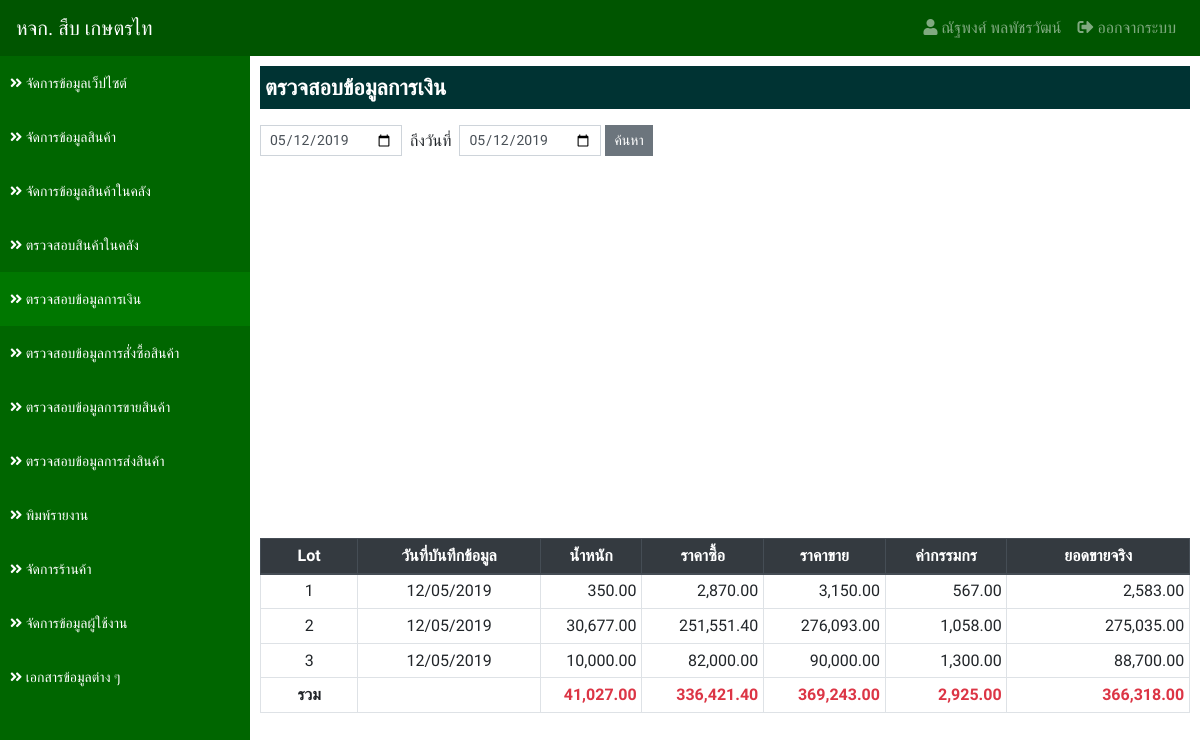
/?app=datatransfer&action=finance (signed in), run on an earlier commit of the app's database.
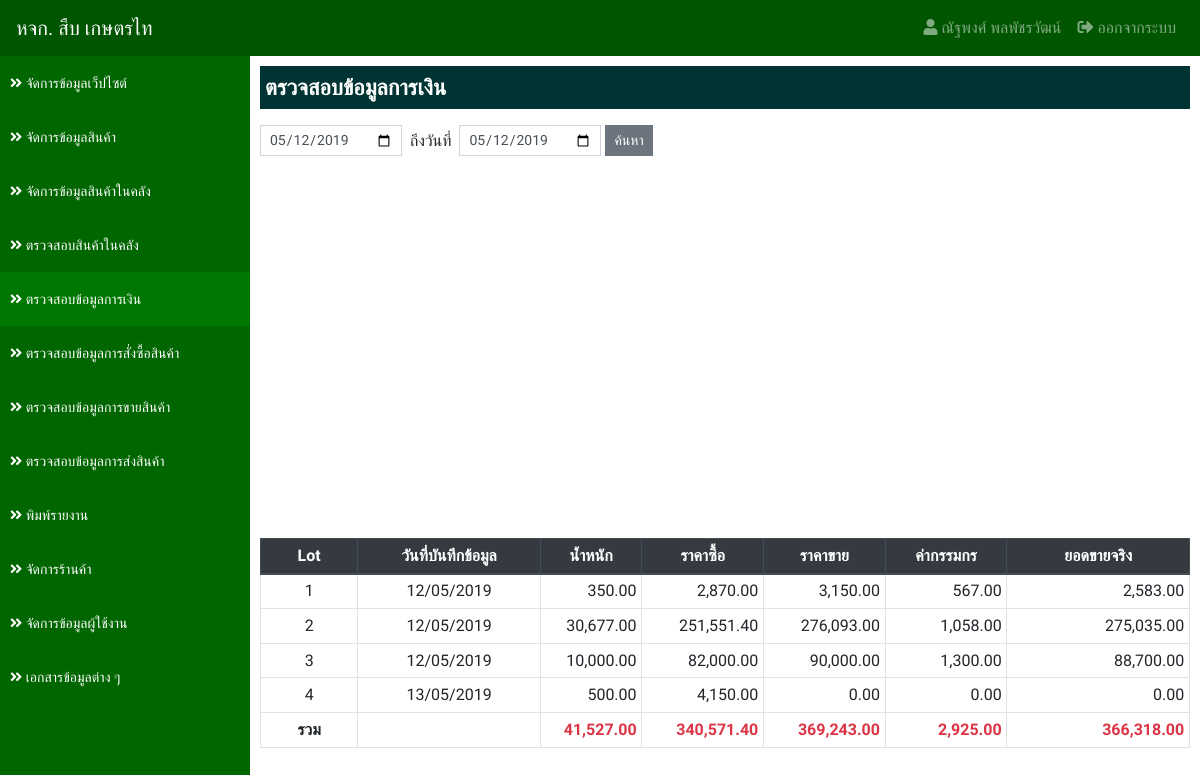
And on a later commit of the database.
### tables this page shows
CREATE TABLE `lot_tb` (
  `lot_id` int(11) NOT NULL,
  `products_id` int(11) NOT NULL COMMENT 'รหัสสินค้า',
  `lot_date` date NOT NULL COMMENT 'วันที่ซื้อสินค้า',
  `lot_weight` decimal(10,2) NOT NULL COMMENT 'น้ำหนัก',
  `lot_price_buy` decimal(10,2) NOT NULL COMMENT 'ราคาซื้อ',
  `store_buy_id` int(11) NOT NULL COMMENT 'ซื้อกับ',
  `lot_price_sale` decimal(10,2) NOT NULL COMMENT 'ราคาขาย',
  `lot_date_sale` date NOT NULL COMMENT 'วันที่ขาย',
  `store_sale_id` int(11) NOT NULL COMMENT 'ขายให้กับ',
  `lot_status` int(1) NOT NULL DEFAULT '1' COMMENT 'สถานะ 1.ยังไม่ได้ขาย 2.ขายแล้ว',
  `lot_transfer` int(1) NOT NULL DEFAULT '1' COMMENT 'สถานะการส่ง 1.ยังไม่ได้ส่ง 2.ส่งเรียบร้อยแล้ว',
  `lot_transfer_date` date NOT NULL COMMENT 'วันที่ส่งสินค้า',
  `lot_other` decimal(10,2) NOT NULL COMMENT 'ค่ากรรมกร',
  `lot_fitby` int(11) NOT NULL COMMENT 'ผู้บันทึก',
  `lot_fitdate` datetime NOT NULL COMMENT 'บันทึกเมื่อ'
);

### applications/connect_db.php (called while the page is built, shortened)
<?php
    $serveName      = "localhost";
    $userConect     = "root";
    $passConnect    = "";
    $DB             = "sub_data";
    $conn           = new mysqli($serveName, $userConect, $passConnect, $DB);
    $conn->set_charset("utf8");
    $protocol       = (!empty($_SERVER['HTTPS']) && $_SERVER['HTTPS'] !== 'off' || $_SERVER['SERVER_PORT'] == 443) ? "https://" : "http://";
    $domain         = $protocol.$_SERVER['HTTP_HOST']."/project01";
    function select_db($sql) {
        Global $conn;
        return $conn->query($sql);
    }
?>

### applications/datatransfer/finance.php (the view, shortened to what this page needs)
<?php
if (empty($_POST['date_start']) && empty($_POST['date_end'])) {
    $dateStart = date('Y-m-d');
    $dateEnd = date('Y-m-d');
} else {
    $dateStart = $_POST['date_start'];
    $dateEnd = $_POST['date_end'];
}
$result = select_db("
    SELECT
        lot_tb.*,
        store_tb.store_name
    FROM
        lot_tb
    INNER JOIN store_tb ON lot_tb.store_buy_id = store_tb.store_id
    WHERE
        lot_tb.lot_fitdate BETWEEN '$dateStart 00:00:00' AND '$dateEnd 23:59:59'
    ORDER BY
        lot_tb.lot_fitdate ASC
");
?>
<div class="detail">
    <p class="title">ตรวจสอบข้อมูลการเงิน</p>
    <form action="" class="form-inline" method="POST">
        <div class="input-group mb-3">
            <input type="date" name="date_start" value="<?=$dateStart?>" class="form-control form-control-sm">
            <div class="mt-1">&nbsp; ถึงวันที่ &nbsp;</div>
            <input type="date" name="date_end" value="<?=$dateEnd?>" class="form-control form-control-sm">&nbsp;
            <button type="submit" class="btn btn-secondary btn-sm">ค้นหา</button>
        </div>
    </form>
    <div id="barchart_material" style="width: 100%; height: 350px;" class="mb-3"></div>
    <table class="table table-bordered table-hover table-sm">
        <thead class="thead-dark">
            <tr>
                <th class="text-center" style="width: 80px;">Lot</th>
                <th class="text-center" style="width: 150px;">วันที่บันทึกข้อมูล</th>
                <th class="text-center" style="width: 80px;">น้ำหนัก</th>
                <th class="text-center" style="width: 100px;">ราคาซื้อ</th>
                <th class="text-center" style="width: 100px;">ราคาขาย</th>
                <th class="text-center" style="width: 100px;">ค่ากรรมกร</th>
                <th class="text-center" style="width: 150px;">ยอดขายจริง</th>
            </tr>
        </thead>
        <tbody>
        <?php
            if ($result->num_rows > 0) {
                $buyFinance     = 0;
                $saleFinance    = 0;
                $weightFinance  = 0;
                $otherFinance   = 0;
                $totalFinance   = 0;
                while($row = $result->fetch_assoc()) {
                    $weightFinance  += $row['lot_weight'];
                    $buyFinance     += $row['lot_weight']*$row['lot_price_buy'];
                    $saleFinance    += $row['lot_weight']*$row['lot_price_sale'];
                    $otherFinance   += $row['lot_other'];
                    $totalFinance   += ($row['lot_weight']*$row['lot_price_sale']) - $row['lot_other'];
        ?>
            <tr>
                <td class="text-center"><?=$row['lot_id']?></td>
                <td class="text-center"><?=date_format(date_create($row['lot_date']),"d/m/Y")?></td>
                <td class="text-right"><?=number_format($row['lot_weight'],2)?></td>
                <td class="text-right"><?=number_format($row['lot_weight']*$row['lot_price_buy'],2)?></td>
                <td class="text-right"><?=number_format($row['lot_weight']*$row['lot_price_sale'],2)?></td>
                <td class="text-right"><?=number_format($row['lot_other'],2)?></td>
                <td class="text-right"><?=number_format(($row['lot_weight']*$row['lot_price_sale']) - $row['lot_other'],2)?></td>
            </tr>
        <?php } ?>
            <tr>
                <td class="text-center font-weight-bold">รวม</td>
                <td></td>
                <td class="text-right text-danger font-weight-bold"><?=number_format($weightFinance,2)?></td>
                <td class="text-right text-danger font-weight-bold"><?=number_format($buyFinance,2)?></td>
                <td class="text-right text-danger font-weight-bold"><?=number_format($saleFinance,2)?></td>
                <td class="text-right text-danger font-weight-bold"><?=number_format($otherFinance,2)?></td>
                <td class="text-right text-danger font-weight-bold"><?=number_format($totalFinance,2)?></td>
            </tr>
        <?php } else { ?>
            <tr>
                <td class="text-center" colspan="7">ไม่มีข้อมูล</td>
            </tr>
        <?php } ?>
        </tbody>
    </table>
</div>

### index.php (shortened to what this page needs)
<?php
include './applications/connect_db.php';
?>
<!DOCTYPE html>
<html lang="en">
<head>
    <link rel="stylesheet" href="https://stackpath.bootstrapcdn.com/bootstrap/4.3.1/css/bootstrap.min.css">
    <link rel="stylesheet" href="https://use.fontawesome.com/releases/v5.8.1/css/all.css">
    <link rel="stylesheet" href="./assets/css/custom.css?v=0.02">
    <link rel="stylesheet" href="./assets/css/login.css?v=0.02">
</head>
<body>
    <?php if (!empty($_SESSION['loginStatus'])) { include './main/dashboard.php'; }?>
</body>
</html>

### main/navbar.php (shortened to what this page needs)
<nav class="navbar fixed-top navbar-expand-lg navbar-dark navbar-custom">
    <a class="navbar-brand" href="<?=$domain?>">หจก. สืบ เกษตรไท</a>
    <div class="collapse navbar-collapse" id="navbarSupportedContent">
        <ul class="navbar-nav">
            <li class="nav-item">
                <a class="nav-link" href="#"><i class="fas fa-user"></i> <?php echo $_SESSION['user_fullname']?></a>
            </li>
            <li class="nav-item">
                <a class="nav-link" href="?action=logout"><i class="fas fa-sign-out-alt"></i> ออกจากระบบ</a>
            </li>
        </ul>
    </div>
</nav>
<div class="sidebar">
    <ul class="sidebar-list">
    <?php if ($_SESSION['user_type'] == 1) { ?>
        <li>
            <a href="?app=detail&action=list"><i class="fas fa-angle-double-right"></i> จัดการข้อมูลเว็ปไซต์</a>
        </li>
        <li class="<?php if($action == 'products_list' || $action == 'products_add' || $action == 'products_edit'){echo "active";}?>">
            <a href="?app=products&action=products_list"><i class="fas fa-angle-double-right"></i> จัดการข้อมูลสินค้า</a>
        </li>
        <li class="<?php if($action == 'manage_stock' || $action == 'manage_stock_sale'){echo "active";}?>">
            <a href="?app=stock&action=manage_stock"><i class="fas fa-angle-double-right"></i> จัดการข้อมูลสินค้าในคลัง</a>
        </li>
        <li class="<?php if($action == 'stock'){echo "active";}?>">
            <a href="?app=datatransfer&action=stock"><i class="fas fa-angle-double-right"></i> ตรวจสอบสินค้าในคลัง</a>
        </li>
        <li class="<?php if($action == 'finance'){echo "active";}?>">
            <a href="?app=datatransfer&action=finance"><i class="fas fa-angle-double-right"></i> ตรวจสอบข้อมูลการเงิน</a>
        </li>
        <li class="<?php if($action == 'buy'){echo "active";}?>">
            <a href="?app=datatransfer&action=buy"><i class="fas fa-angle-double-right"></i> ตรวจสอบข้อมูลการสั่งซื้อสินค้า</a>
        </li>
        <li class="<?php if($action == 'sale'){echo "active";}?>">
            <a href="?app=datatransfer&action=sale"><i class="fas fa-angle-double-right"></i> ตรวจสอบข้อมูลการขายสินค้า</a>
        </li>
        <li class="<?php if($action == 'transfer'){echo "active";}?>">
            <a href="?app=datatransfer&action=transfer"><i class="fas fa-angle-double-right"></i> ตรวจสอบข้อมูลการส่งสินค้า</a>
        </li>
        <li class="<?php if($action == 'report_list_buy'){echo "active";}?>">
            <a href="?app=reports&action=report_list_buy"><i class="fas fa-angle-double-right"></i> พิมพ์รายงาน</a>
        </li>
        <li class="<?php if($action == 'store_list' || $action == 'store_add' || $action == 'store_edit'){echo "active";}?>">
            <a href="?app=store&action=store_list"><i class="fas fa-angle-double-right"></i> จัดการร้านค้า</a>
        </li>
        <li class="<?php if($action == 'user_list' || $action == 'user_add' || $action == 'user_edit'){echo "active";}?>">
            <a href="?app=user&action=user_list"><i class="fas fa-angle-double-right"></i> จัดการข้อมูลผู้ใช้งาน</a>
        </li>
        <li class="<?php if($action == 'document'){echo "active";}?>">
            <a href="?app=documents&action=document"><i class="fas fa-angle-double-right"></i> เอกสารข้อมูลต่าง ๆ</a>
        </li>
    <?php } ?>
    </ul>
</div>

### main/dashboard.php (shortened to what this page needs)
<?php
    $app    = (!empty($_GET['app']))?'/'.$_GET['app'].'/':'/';
    $action = (!empty($_GET['action']))?$_GET['action']:'main';
    include './main/navbar.php';
?>
<div class="content">
<?php
    include './applications'.$app.$action.'.php';
?>
</div>

### assets/css/custom.css (style rules this page uses)
html { overflow-x: hidden; }
body { font-family: 'Niramit', sans-serif; }
.form-control, .btn { border-radius: 0px; }
.navbar-custom { background-color: #005500; }
.sidebar { position: fixed; top: 0; left: 0; background-color: #006600; width: 250px; height: 100vh; padding: 56px 0 0; overflow: scroll; overflow-x: hidden; }
.sidebar-list { padding: 0; list-style: none; }
.sidebar-list li { cursor: pointer; padding: 15px 10px; color: #FFF; }
.sidebar-list li a { color: #FFF; text-decoration: none; font-size: 14px; }
.sidebar-list > .active, .sidebar-list li:hover { background-color: #007700; }
.content { padding: 56px 0 0 250px; }
.content > .detail { padding: 10px; }
.content > .detail > .title { font-size: 22px; font-weight: bold; padding: 5px; background-color: #003333; color: #FFF; }

What changed in the data, as far as the page shows it:
added lot_tb: lot_id "4", lot_date "13/05/2019", lot_weight "500.00", $row['lot_weight']*$row['lot_price_buy'] "4,150.00", $row['lot_weight']*$row['lot_price_sale'] "0.00", lot_other "0.00", lot_price_sale "0.00"
Also different on the page:
$weightFinance: "41,027.00" → "41,527.00"
$buyFinance: "336,421.40" → "340,571.40"
